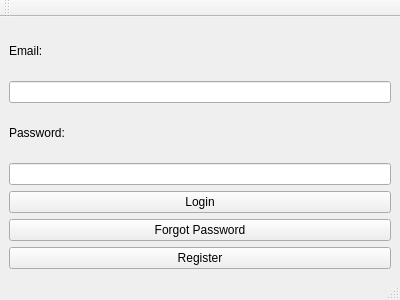
<?xml version="1.0" encoding="UTF-8"?>
<ui version="4.0">
 <class>MainWindow</class>
 <widget class="QMainWindow" name="MainWindow">
  <property name="geometry">
   <rect>
    <x>0</x>
    <y>0</y>
    <width>400</width>
    <height>300</height>
   </rect>
  </property>
  <property name="windowTitle">
   <string>MainWindow</string>
  </property>
  <widget class="QWidget" name="centralwidget">
   <layout class="QVBoxLayout" name="verticalLayout_main">
    <item>
     <widget class="QLabel" name="emailLabel">
      <property name="text">
       <string>Email:</string>
      </property>
     </widget>
    </item>
    <item>
     <widget class="QLineEdit" name="emailLineEdit"/>
    </item>
    <item>
     <widget class="QLabel" name="passwordLabel">
      <property name="text">
       <string>Password:</string>
      </property>
     </widget>
    </item>
    <item>
     <widget class="QLineEdit" name="passwordLineEdit">
      <property name="echoMode">
       <enum>QLineEdit::Password</enum>
      </property>
     </widget>
    </item>
    <item>
     <widget class="QPushButton" name="pushButton">
      <property name="text">
       <string>Login</string>
      </property>
     </widget>
    </item>
    <item>
     <widget class="QPushButton" name="forgotPasswordButton">
      <property name="text">
       <string>Forgot Password</string>
      </property>
     </widget>
    </item>
    <item>
     <widget class="QPushButton" name="registerButton">
      <property name="text">
       <string>Register</string>
      </property>
     </widget>
    </item>
   </layout>
  </widget>
  <widget class="QMenuBar" name="menuBar">
   <property name="geometry">
    <rect>
     <x>0</x>
     <y>0</y>
     <width>400</width>
     <height>22</height>
    </rect>
   </property>
  </widget>
  <widget class="QToolBar" name="mainToolBar">
   <attribute name="toolBarArea">
    <enum>TopToolBarArea</enum>
   </attribute>
   <attribute name="toolBarBreak">
    <bool>false</bool>
   </attribute>
  </widget>
  <widget class="QStatusBar" name="statusBar"/>
 </widget>
 <resources/>
 <connections/>
</ui>
